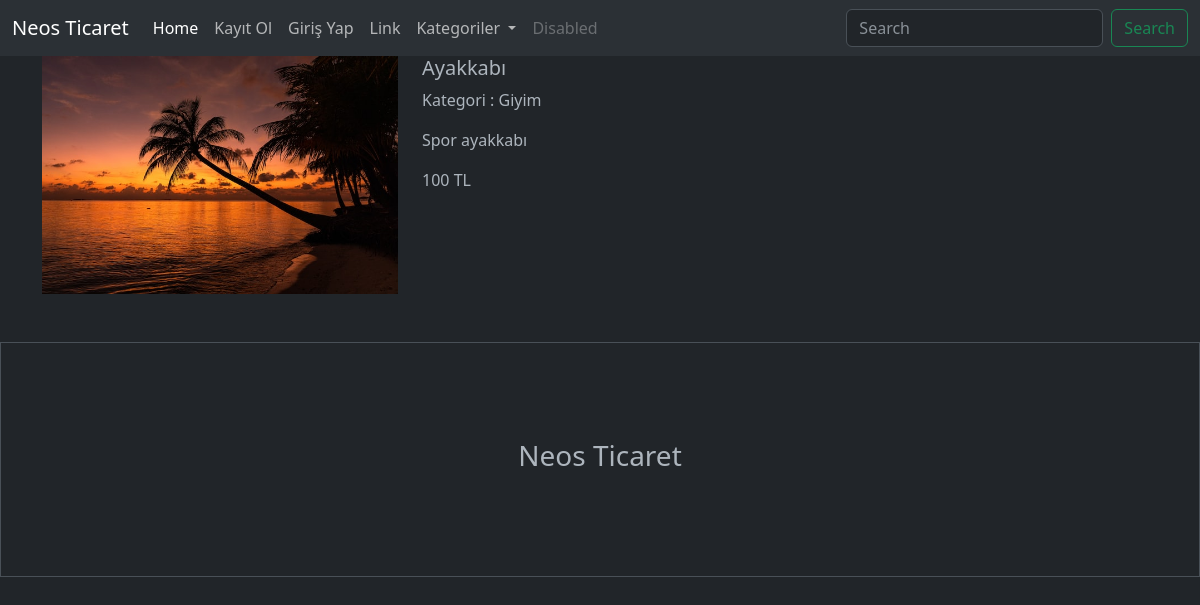
The page /urun-detay/3 on the database its author committed.
### urunler/models.py (models this page shows, shortened)
class Urun(models.Model):
    satici = models.ForeignKey(User, on_delete=models.CASCADE, null=True)
    kategori = models.ForeignKey(Kategori, on_delete=models.SET_NULL, null=True)
    altkategori = models.ManyToManyField(AltKategori)
    seriNo = models.OneToOneField(Tek, on_delete=models.CASCADE, null=True, blank=True)
    isim = models.CharField(max_length=100)
    aciklama = models.TextField(max_length=1000)
    fiyat = models.IntegerField()
    resim = models.FileField(upload_to = 'urunler/')

class Kategori(models.Model):
    isim = models.CharField(max_length=100)

### urunler/views.py (the view)
# urls.py: path('urun-detay/<int:urunId>', urun, name='urun'),
def urun(request, urunId):
    urun = Urun.objects.get(id = urunId)
    context = {
        'urun':urun
    }
    return render(request, 'urun.html', context)

### urunler/templates/urun.html (shortened to what this page needs)
{% extends "index.html" %}
{% load static %}
{% block content %}
    <div class="container">
        <div class="row">
            <div class="col-4">
                <img src="{{urun.resim.url}}" width="100%" alt="">
            </div>
            <div class="col-8">
                <h5>{{urun.isim}}</h5>
                <p>Kategori : {{urun.kategori.isim}}</p>
                <p>{{urun.aciklama}}</p>
                <p>{{urun.fiyat}} TL</p>
            </div>
        </div>
    </div>
{% endblock content %}

### rows shown on the page
Urun: resim (picture), isim "Ayakkabı", kategori.isim "Giyim", aciklama "Spor ayakkabı", fiyat "100"
